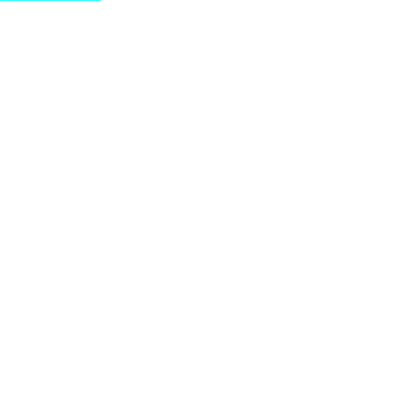
Frame 1 (no input)
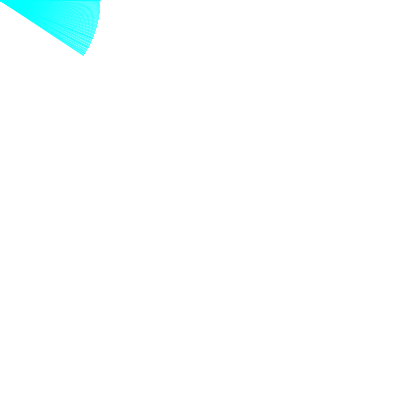
Frame 60 (the mouse pressed at the canvas centre just before this capture)
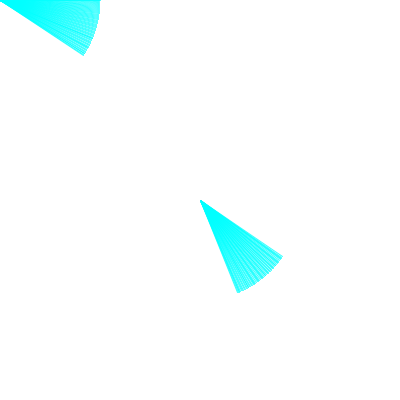
Frame 120 (the mouse held since frame 60 and released just before this capture)

The Processing sketch that drew these frames (run headless with seeded random() and noise(); from frame 60 on, the mouse is pressed at the canvas centre):

// Processing sketch: processing_99688
// ── processing_99688.pde


float x[] = new float [500];
float y[] = new float [500];
float x1[] = new float [500];
float y1[] = new float [500];
boolean xover = false;
boolean yover = false;
float line[] = new float [500];
int radians = 680;
float [] cos_vals = new float [radians];
float [] sin_vals = new float [radians];
float r = random (20,50);
float angulo=0;
int i=0;
void setup() {
  size(400,400);
  background(255);
  stroke(0,255,255,200);
  smooth();
}
void draw() {
  if (mouseX <= 400 && mouseY <= 400) {
    xover = true; 
    yover = true;
  }

    i++;
    if(i>= 500)
      i =0;
    //line(mouseX, mouseY, r*cos(i), r * sin (i));
    //ecuacion de circulo;
    x1[i] = mouseX + (100* cos(angulo));
    y1[i] = mouseY +(100* sin(angulo));
    angulo=angulo+0.01;

    line(mouseX, mouseY, x1[i], y1[i]);
  
  

  

}
